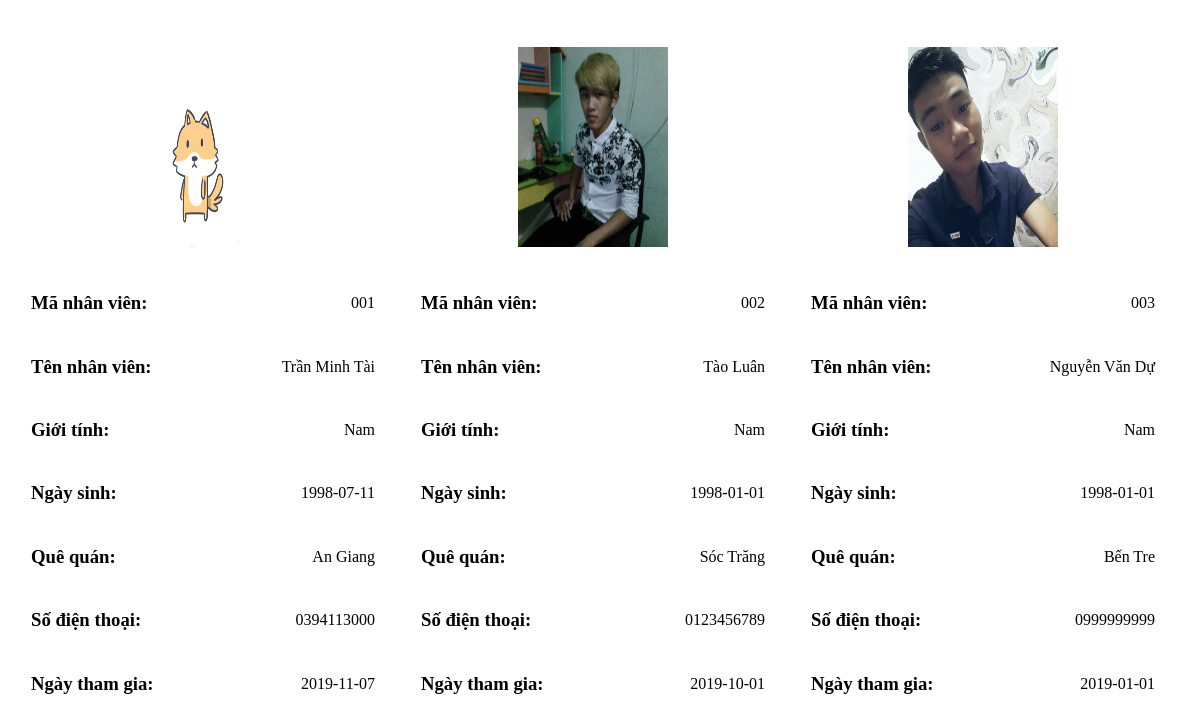
/danhsachnhanvien.php, run on the app's committed database.
### tables this page shows
CREATE TABLE `nhanvien` (
  `manv` varchar(3) NOT NULL,
  `hoten` varchar(32) NOT NULL,
  `gioitinh` varchar(3) NOT NULL,
  `ngaysinh` date NOT NULL,
  `quequan` varchar(50) NOT NULL,
  `sodienthoai` varchar(10) NOT NULL,
  `ngaythamgia` date NOT NULL,
  `hinhanh` varchar(256) NOT NULL
);

### danhsachnhanvien.php (the view, shortened to what this page needs)
<!DOCTYPE html>
<html lang="en">
<head>
</head>
<body>
    <div id="NV">
    <?php
            include 'connect.php';
            $sql = "SELECT * FROM nhanvien;";
            $result = $con->query($sql);
            if ($result->num_rows > 0){
                while ($row = $result->fetch_assoc()){
                    echo "
                    <div id='ctsp'>
                    <h3><img id='hanv' src='".$row['hinhanh']."'></h3>
                </tr>
                    <table>
                <tr>
                    <td><h3>Mã nhân viên:</h3></td>
                    <td>".$row['manv']."</td>
                </tr>
                <tr>
                    <td><h3>Tên nhân viên:</h3></td>
                    <td>".$row['hoten']."</td>
                </tr>
                <tr>
                    <td><h3>Giới tính:</h3></td>
                    <td>".$row['gioitinh']."</td>
                </tr>
                <tr>
                    <td><h3>Ngày sinh:</h3></td>
                    <td>".$row['ngaysinh']."</td>
                </tr>
                <tr>
                    <td><h3>Quê quán:</h3></td>
                    <td>".$row['quequan']."</td>
                </tr>
                <tr>
                    <td><h3>Số điện thoại:</h3></td>
                    <td>".$row['sodienthoai']."</td>
                </tr>
                <tr>
                    <td><h3>Ngày tham gia:</h3></td>
                    <td>".$row['ngaythamgia']."</td>
                </tr>
            </table>
        </div>";
                    }
                }
            ?>
        </div>
</body>
</html>

### danhsachnhanvien.php (style rules this page uses)
* { text-align: center; }
table { width: 100%; }
td h3 { text-align: left; }
td { text-align: right; }
#hanv { height: 200px; width: 150px; }
div#ctsp { width: 350px; height:450px; background: white; float: left; padding: 10px; margin: 10px; }

### data on the page
nhanvien: hinhanh (picture), manv "001", hoten "Trần Minh Tài", gioitinh "Nam", ngaysinh "1998-07-11", quequan "An Giang", sodienthoai "0394113000", ngaythamgia "2019-11-07"
nhanvien: hinhanh (picture), manv "002", hoten "Tào Luân", gioitinh "Nam", ngaysinh "1998-01-01", quequan "Sóc Trăng", sodienthoai "0123456789", ngaythamgia "2019-10-01"
nhanvien: hinhanh (picture), manv "003", hoten "Nguyễn Văn Dự", gioitinh "Nam", ngaysinh "1998-01-01", quequan "Bến Tre", sodienthoai "0999999999", ngaythamgia "2019-01-01"
